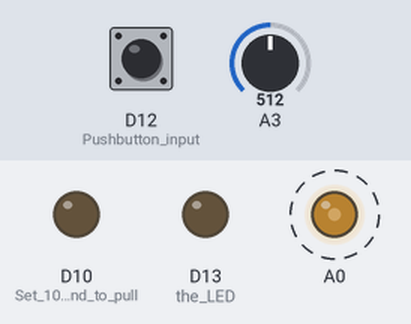
Recording of a sketch running on a simulated Arduino Zero (SAMD21). On the bench: output pins drawn as LEDs (lit = HIGH). Dashed ring = blinking. The test bench sets the inputs (shaded band); at power-on: A3 = 512, D12 (Pushbutton_input) HIGH (analog values on the 0–1023 scale). What the sketch prints to the serial monitor is not drawn.

Above: at 1.2 s.
1.3 s: A3 set to 166
4.3 s: A3 set to 143
Timing chart, 0 to 12.5 s (numbered marks = the images above; inputs shaded):
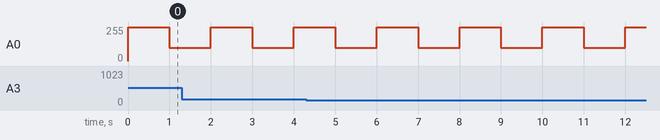

Measured:
- by itself, A0: alternates 255/255 for 1.0 s and 100/255 for 1.0 s

The sketch:

S1.4_Don_t_Print_Every_Time.ino
```cpp
#include "RTClib.h"

// Global Variables are available throughout the code and don't lose their values like locals
unsigned long timeNow = micros();      // the time we started this loop, microseconds
unsigned long timeLast = 0;            // the last time we went through the loop, microseconds
unsigned long dt = timeNow - timeLast; // the time difference since last loop, microseconds

void setup() {
  // put your setup code here, to run once:
  Serial.begin(115200);     // set the serial port speed
  while(!Serial && millis() < 5000);
  Serial.printf("\n\nRick's S1.4\n\n"); // worth printing out the name of the sketch to document
  Serial.printf("Time [us], Pin 12, A3, dt, w, smoothed A3\n"); // provide headings to name the outputs
  pinMode(12,INPUT_PULLUP); // Pushbutton input
  pinMode(10,OUTPUT);       // Set 10 to ground to pull PB low
  digitalWrite(10,LOW);
  pinMode(13,OUTPUT);       // the LED
  analogReadResolution(16);
}

void loop() {
  timeLast = timeNow;      // save the old value before getting the new one
  timeNow = micros();      // the time we started this loop, microseconds
  dt = timeNow - timeLast; // the time difference since last loop, microseconds

  float timeNowS = timeNow / 1000000.;   // time now in seconds, float so it will have decimals

  // put a slowly changing square wave on A0 for testing (connect A0 and A3 to read it)
  if(timeNow % 2000000 < 1000000) analogWrite(A0,1000); else analogWrite(A0,100);

  // get input and calculate values
  int d = digitalRead(12);            // 16 bit integer can hold -32768,...,-2,-1,0,1,2,..., 32767
  unsigned a = analogRead(A3);        // 16 bit unsigned can hold whole numbers 0,1,2,...,65535
  byte led = digitalRead(13);         // 8 bit byte can hold whole numbers 0,1,2,...,255
  unsigned long tau = 100000;         // the smoothing time constant in microseconds bigger = smoother, slower
  // since dt usually less than tau, we must cast the calculation as (float) to avoid e.g. 3333/10000 = 0
  float w = (float) dt/tau;           // weight to give the latest reading of a in smoothing
  static float as = 0;                // exponentially smoothed version of a, static so it persists
  if(w < 1.0)
    as = w * a + (1-w) * as;          // weighted average will smooth the data to reduce noise
  else as = a;                        // use the latest value if it has been a long time, dt > tau

  static unsigned long lastPrint = 0;// Print out current status, but not every time
  // UNO: this printing will take over 3 ms, but the rest of the loop only takes about 240 us
  // M0: this printing will take almost 1 ms, but the rest of the loop only takes about 80 us
  if((timeNow-lastPrint)/1000000. >= 0.05){     // test if time to print in seconds
    lastPrint = timeNow;
    Serial.printf("%8.3f, %5u, %9.3f\n", timeNowS, a, as);
  }

  timeLast = timeNow;      // save the old value for next time through the loop

  // The only time to use delay is to slow down a sketch so you can see what is going on
  //delay(500);   // delay() is bad -- drone crashes happen in split seconds!
}
```
